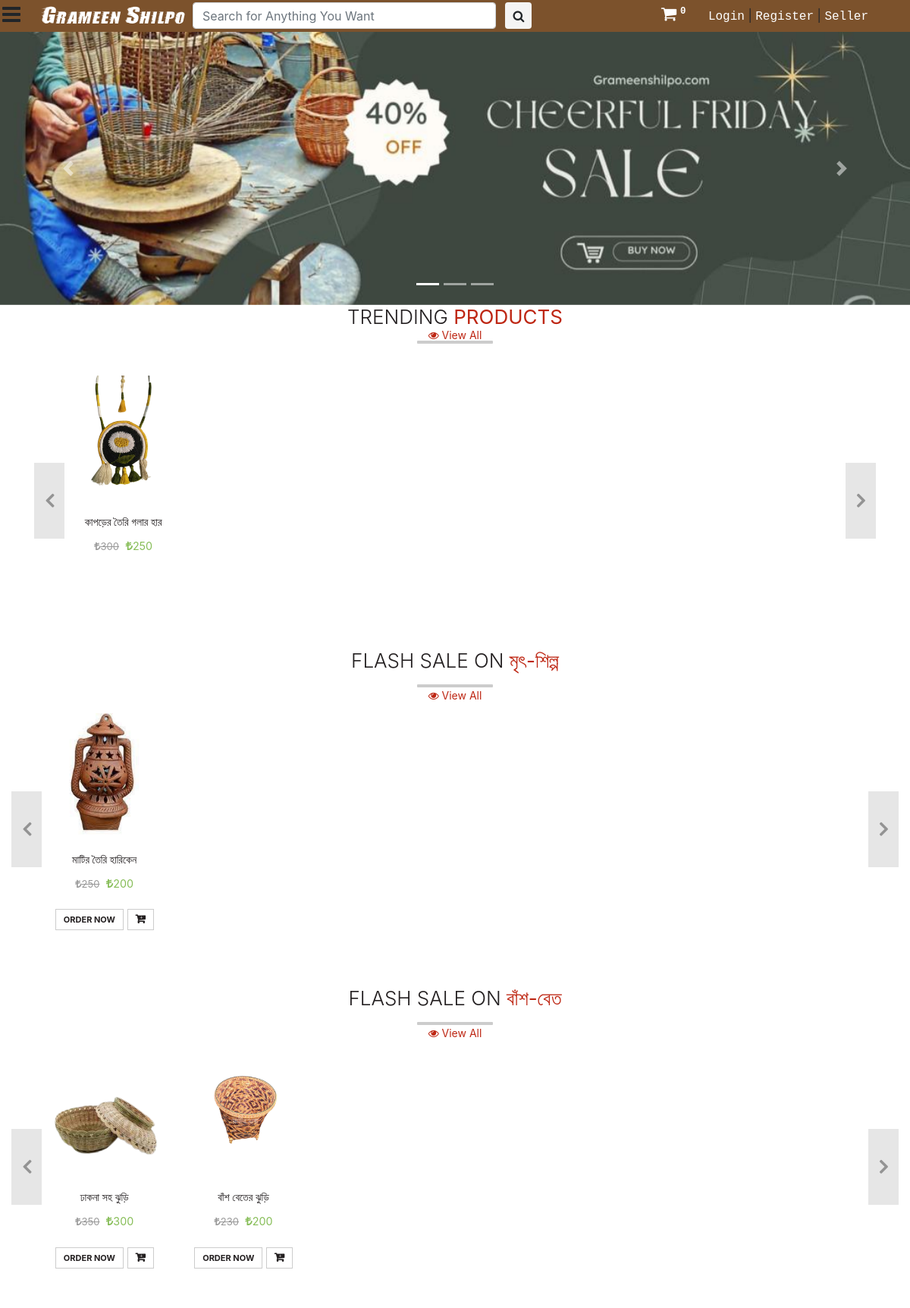
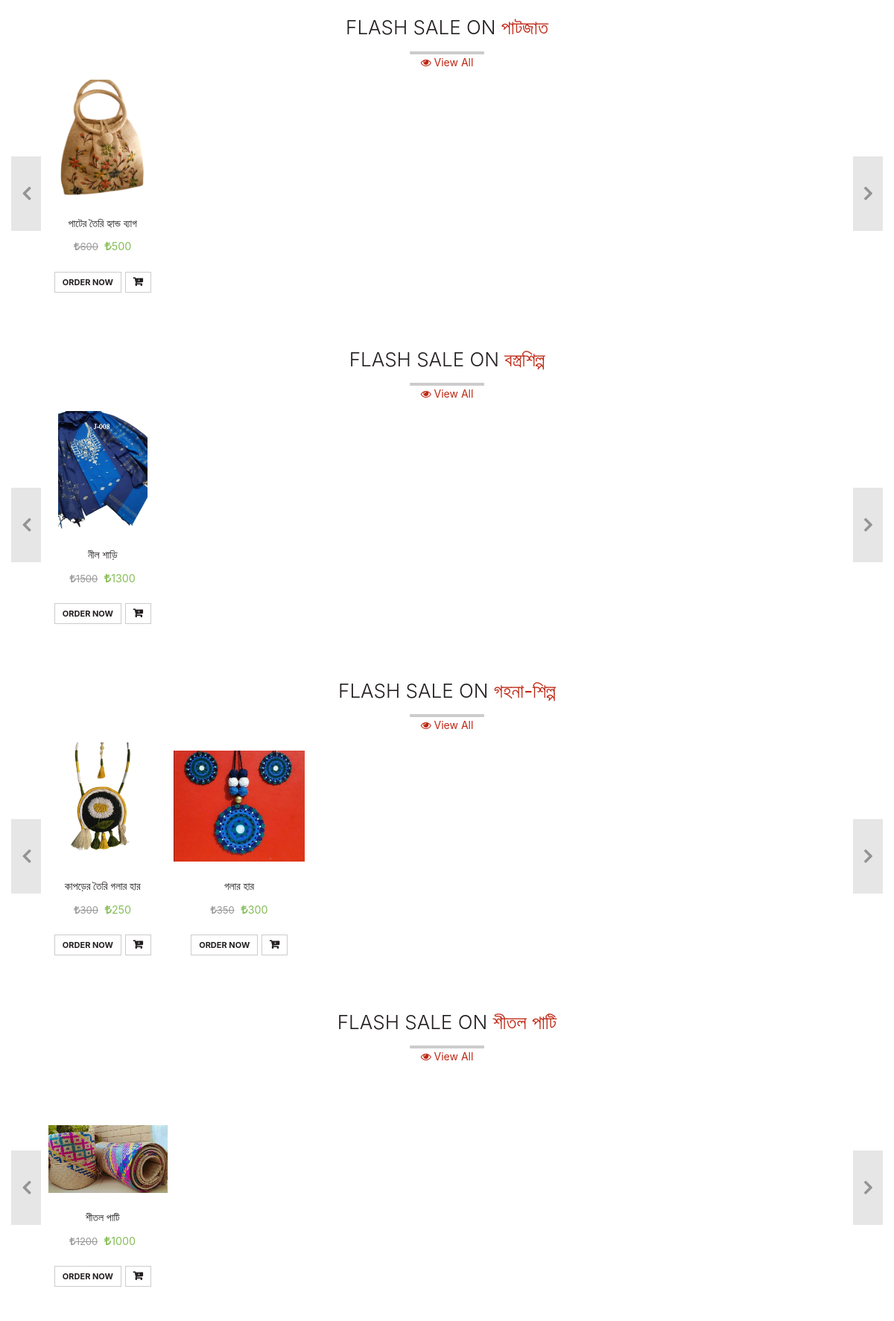
The page / (upper part) on the database its author committed (2 pictures, top to bottom).
### main/models.py (models this page shows, shortened)
class Slider(models.Model):
	name = models.CharField(max_length=50, default = "", null=True)
	image = models.ImageField(upload_to='slider_img')
	url = models.CharField(max_length=200, default = "#", null=True)

### saler/models.py (models this page shows, shortened)
class trend(models.Model):
	product = models.OneToOneField(Product, default="", on_delete=models.CASCADE, null=True)
	number = models.PositiveIntegerField()

class Product(models.Model):
	GST_CHOICES = (("0",'0'),("3",'3'),("5",'5'),("12",'12'),("18",'18'),("28",'28'))
	product_id = models.BigAutoField(primary_key=True)
	product_id2 = models.CharField(max_length=100,default='')
	shop = models.ForeignKey(User, on_delete=models.CASCADE,default='')
	product_name = models.CharField(max_length=100)
	category = models.ForeignKey(category, default="", verbose_name="Category", on_delete=models.SET_DEFAULT, null=True)
	subcategory = models.CharField(max_length=50, default="")
	price = models.IntegerField(default=0)
	price_not = models.IntegerField(default=999)
	desc = models.TextField()
	gst = models.CharField(default='0',max_length=3,choices=GST_CHOICES)
	pub_date = models.DateField(auto_now=True)
	image1 = models.ImageField(upload_to='products/images', default="",null=True)
	image2 = models.ImageField(upload_to='products/images', default="",null=True,blank=True)
	image3 = models.ImageField(upload_to='products/images', default="",null=True,blank=True)
	image4 = models.ImageField(upload_to='products/images', default="",null=True,blank=True)
	image5 = models.ImageField(upload_to='products/images', default="",null=True,blank=True)

class category(models.Model):
	name = models.CharField(max_length=50, default="")
	sub_Categories  = models.TextField(default="")
	def __str__(self):
		return f'{self.name}'

### main/views.py (the view)
# urls.py: path('', views.index, name='home'),
def index(request):
	if request.user.is_superuser:
		return redirect('admin2')
	elif request.user.is_staff:
		return redirect("saler_home")
	else:
		pass
	prod = Product.objects.all()
	allProds = []
	catprods = Product.objects.values('category', 'product_id')
	cats = {item['category'] for item in catprods}
	for cat in cats:
		prod = []
		for p in [i for i in Product.objects.filter(category=cat)]:
			prod.append([p,[item for item in ProductSize.objects.filter(product=p)]])
		n = len(prod)
		nSlides = 5
		allProds.append([prod[::-1], range(1, nSlides), nSlides])
	params = {
		'sliders':Slider.objects.all(),
		'allProds':allProds,
		'category':category.objects.all(),
		'dow' : dow.objects.all()[0:30],
		'trend': trend.objects.order_by('-number')[0:30],
		'cart_element_no' : len([p for p in Cart.objects.all() if p.user == request.user]),
	}
	return render(request, 'main/index.html', params)

### main/templatetags/app_tags.py (called while the page is built)
@register.filter(name='split')
def split(str, key):
    return str.split(key)

### main/templates/main/index.html (shortened to what this page needs)
{% extends 'main/base.html' %}
{% load static %}
{% block main_head %}
<link href="{% static 'main/css/home_style.css' %}" rel="stylesheet" type="text/css" media="all" />
{% endblock main_head %}
{% block main_body %}
<div id="carouselExampleCaptions" class="carousel slide" data-ride="carousel" style="margin: 0;padding: 0">
	<ol class="carousel-indicators">
		<li data-target="#carouselExampleCaptions" data-slide-to="0" class="active"></li>
		{% for slide in sliders|slice:"1:" %}
		<li data-target="#carouselExampleCaptions" data-slide-to="{{forloop.counter}}"></li>
		{% endfor %}
	</ol>
	<div class="carousel-inner">
		<div class="carousel-item active">
			<img src="{{sliders.0.image.url}}" alt="{{sliders.0.name}}" style="width: 100%">
		</div>
	</div>
	<a class="carousel-control-prev" href="#carouselExampleCaptions" role="button" data-slide="prev">
		<span class="carousel-control-prev-icon" aria-hidden="true"></span>
	</a>
	<a class="carousel-control-next" href="#carouselExampleCaptions" role="button" data-slide="next">
		<span class="carousel-control-next-icon" aria-hidden="true"></span>
	</a>
</div>
<div id="container_main">
	<div class="container">
		<div class="row">
			<div class="col-md-12">
				<h2>Trending <b>Products</b></h2>
				<div style="text-align: center;">
				<a href="/products/trend" class="btn"
					style="color: #be2714; font-size: 14px; padding-top: 0;  margin-top: -20px;">
					<i class="fa fa-eye" aria-hidden="true" style=""></i> View All
				</a></div>
				<div id="trendCarousel" class="carousel carousel1 slide" data-ride="carousel" data-interval="0">
					<ol class="carousel-indicators">
						<li data-target="#trendCarousel" data-slide-to="0" class="active"></li>
						<li data-target="#trendCarousel" data-slide-to="1"></li>
						<li data-target="#trendCarousel" data-slide-to="2"></li>
						<li data-target="#trendCarousel" data-slide-to="3"></li>
						<li data-target="#trendCarousel" data-slide-to="4"></li>
					</ol>
					<div class="carousel-inner">
						<div class="item carousel-item active">
							<div class="row">
								{% for i in trend %}
								<div class="col-sm-2 p-0 pr-2">
									<div class="thumb-wrapper">
										<div class="img-box">
											<img src="{{i.product.image1.url}}" class="img-responsive img-fluid" alt="">
										</div>
										<div class="thumb-content">
											<h4><a href="product/{{i.product_id}}" style="text-decoration: none; color: #231f20">
													{{i.product.product_name}}</a></h4>
											<p class="item-price"><strike><i class="fa fa-try"
														aria-hidden="true"></i>{{i.product.price_not}}</strike> <span><i
														class="fa fa-try" aria-hidden="true"></i>{{i.product.price}}</span></p>
										</div>
									</div>
								</div>
								{% endfor %}
							</div>
						</div>
					</div>
					<a class="carousel-control left carousel-control-prev" href="#trendCarousel" data-slide="prev">
						<i class="fa fa-angle-left"></i>
					</a>
					<a class="carousel-control right carousel-control-next" href="#trendCarousel" data-slide="next">
						<i class="fa fa-angle-right"></i>
					</a>
				</div>
			</div>
		</div>
	</div>
	<div class="container-fluid">
		{% for product, range, nSlides in allProds %}
		<h2>Flash Sale On <b>{{product.0.0.category}}</b></h2>
		<div id="demo{{forloop.counter}}" class="carousel carousel1 slide" data-ride="carousel" data-interval="0">
			<div style="text-align: center;">
				<a href="/products/{{product.0.0.category}}" class="btn"
					style="color: #be2714; font-size: 14px; padding-top: 0;  margin-top: -20px;">
					<i class="fa fa-eye" aria-hidden="true" style=""></i> View All
				</a></div>
			<ol class="carousel-indicators">
				<li data-target="#demo{{forloop.counter}}" data-slide-to="0" class="active"></li>
				{% for i in range %}
				<li data-target="#demo{{forloop.parentloop.counter}}" data-slide-to="{{i}}"></li>
				{% endfor %}
			</ol>
			<div class="carousel-inner">
				<div class="item carousel-item active">
					<div class="row">
						{% for i in product %}
						<div class="col-sm-2 p-0 pr-2">
							<div class="thumb-wrapper">
								<div class="img-box">
									<img src="{{i.0.image1.url}}" class="img-responsive img-fluid" alt="">
								</div>
								<div class="thumb-content">
									<h4><a href="product/{{i.0.product_id}}" style="text-decoration: none; color: #231f20">
											{{i.0.product_name}}</a>
									</h4>
									<p class="item-price"><strike><i class="fa fa-try"
														aria-hidden="true"></i>{{i.0.price_not}}</strike> <span><i class="fa fa-try"
												aria-hidden="true"></i>{{i.0.price}}</span></p>
									<div>
										{% if i.1 %}
										<a p_id="{{i.0.product_id}}" class="btn btn-primary oprbtn" id="ord{{i.0.product_id}}">Order Now</a>
												<a p_id="{{i.0.product_id}}" class="btn btn-primary oprbtn"  style="padding: 5px 10px 5px 5px;" id="atc{{i.0.product_id}}"><i class="fa fa-cart-plus" aria-hidden="true"></i></a>
										{% endif %}
									</div>
								</div>
							</div>
						</div>
						{% endfor %}
					</div>
				</div>
			</div>
			<a class="carousel-control left carousel-control-prev" href="#demo{{forloop.counter}}" data-slide="prev">
				<i class="fa fa-angle-left"></i>
			</a>
			<a class="carousel-control right carousel-control-next" href="#demo{{forloop.counter}}" data-slide="next">
				<i class="fa fa-angle-right"></i>
			</a>
		</div>
		{% endfor %}
	</div>
</div>
{% endblock main_body %}

### main/static/main/css/style.css (style rules this page uses)
body a { text-decoration:none; transition:0.5s all; -webkit-transition:0.5s all; -moz-transition:0.5s all; -o-transition:0.5s all; -ms-transition:0.5s all; }
.active { left: 0; }
.item-price { font-size: 13px; padding: 2px 0; }
.item-price strike { color: #999; margin-right: 5px; }
.item-price span { color: #86bd57; font-size: 110%; }

### main/static/main/css/home_style.css (style rules this page uses)
h2 { color: #231f20; font-size: 26px; font-weight: 300; text-align: center; text-transform: uppercase; position: relative; }
h2 b { color: #be2714; }
h2::after { content: ""; width: 100px; position: absolute; margin: 0 auto; height: 4px; background: rgba(0, 0, 0, 0.2); left: 0; right: 0; bottom: -20px; }
.carousel1 { margin: 30px auto; padding: 0 50px; }
.carousel1 .item { min-height: 330px; text-align: center; overflow: hidden; }
.carousel1 .item .img-box { height: 160px; width: 100%; position: relative; }
.carousel1 .item img { max-width: 100%; max-height: 100%; display: inline-block; position: absolute; bottom: 0; margin: 0 auto; left: 0; right: 0; }
.carousel1 .item h4 { font-size: 14px; margin: 10px 0; }
.carousel1 .item .btn { color: #231f20; border-radius: 0; font-size: 11px; text-transform: uppercase; font-weight: bold; background: none; border: 1px solid #ccc; padding: 5px 10px; margin-top: 5px; line-height: 16px; }
.carousel1 .item .btn i { font-size: 14px; font-weight: bold; margin-left: 5px; }
.carousel1 .thumb-wrapper { text-align: center; }
.carousel1 .thumb-content { padding: 15px; }
.carousel1 .carousel-control { height: 100px; width: 40px; background: none; margin: auto 0; background: rgba(0, 0, 0, 0.2); }
.carousel1 .carousel-control i { font-size: 30px; position: absolute; top: 50%; display: inline-block; margin: -16px 0 0 0; z-index: 5; left: 0; right: 0; color: rgba(0, 0, 0, 0.8); text-shadow: none; font-weight: bold; }
.carousel1 .item-price { font-size: 13px; padding: 2px 0; }
.carousel1 .item-price strike { color: #999; margin-right: 5px; }
.carousel1 .item-price span { color: #86bd57; font-size: 110%; }
.carousel1 .carousel-control.left i { margin-left: -3px; }
.carousel1 .carousel-control.left i { margin-right: -3px; }
.carousel1 .carousel-indicators { bottom: -50px; }

### main/templates/main/index.html (style rules this page uses)
h2 { color: #000; font-size: 26px; font-weight: 300; text-align: center; text-transform: uppercase; position: relative; }
h2 b { color: #be2714; }
h2::after { content: ""; width: 100px; position: absolute; margin: 0 auto; height: 4px; border-radius: 1px; background: #be2714; left: 0; right: 0; bottom: -5px; }
.item-price { font-size: 13px; padding: 2px 0; }

### rows shown on the page
Slider: image (picture)
trend: product.image1 (picture), product.product_name "কাপড়ের তৈরি গলার হার", product.price_not "300", product.price "250"
Product: category.name "মৃৎ-শিল্প", image1 (picture), product_name "মাটির তৈরি হারিকেন", price_not "250", price "200"
Product: category.name "বাঁশ-বেত", image1 (picture), product_name "ঢাকনা সহ ঝুড়ি", price_not "350", price "300"
Product: image1 (picture), product_name "বাঁশ বেতের ঝুড়ি", price_not "230", price "200"
Product: category.name "পাটজাত", image1 (picture), product_name "পাটের তৈরি হ্যান্ড ব্যাগ", price_not "600", price "500"
Product: category.name "বস্ত্রশিল্প", image1 (picture), product_name "নীল শাড়ি", price_not "1500", price "1300"
Product: category.name "গহনা-শিল্প", image1 (picture), product_name "কাপড়ের তৈরি গলার হার", price_not "300", price "250"
Product: image1 (picture), product_name "গলার হার", price_not "350", price "300"
Product: category.name "শীতল পাটি", image1 (picture), product_name "শীতল পাটি", price_not "1200", price "1000"

### other values the page prints
{{ cart_element_no }} "0"
